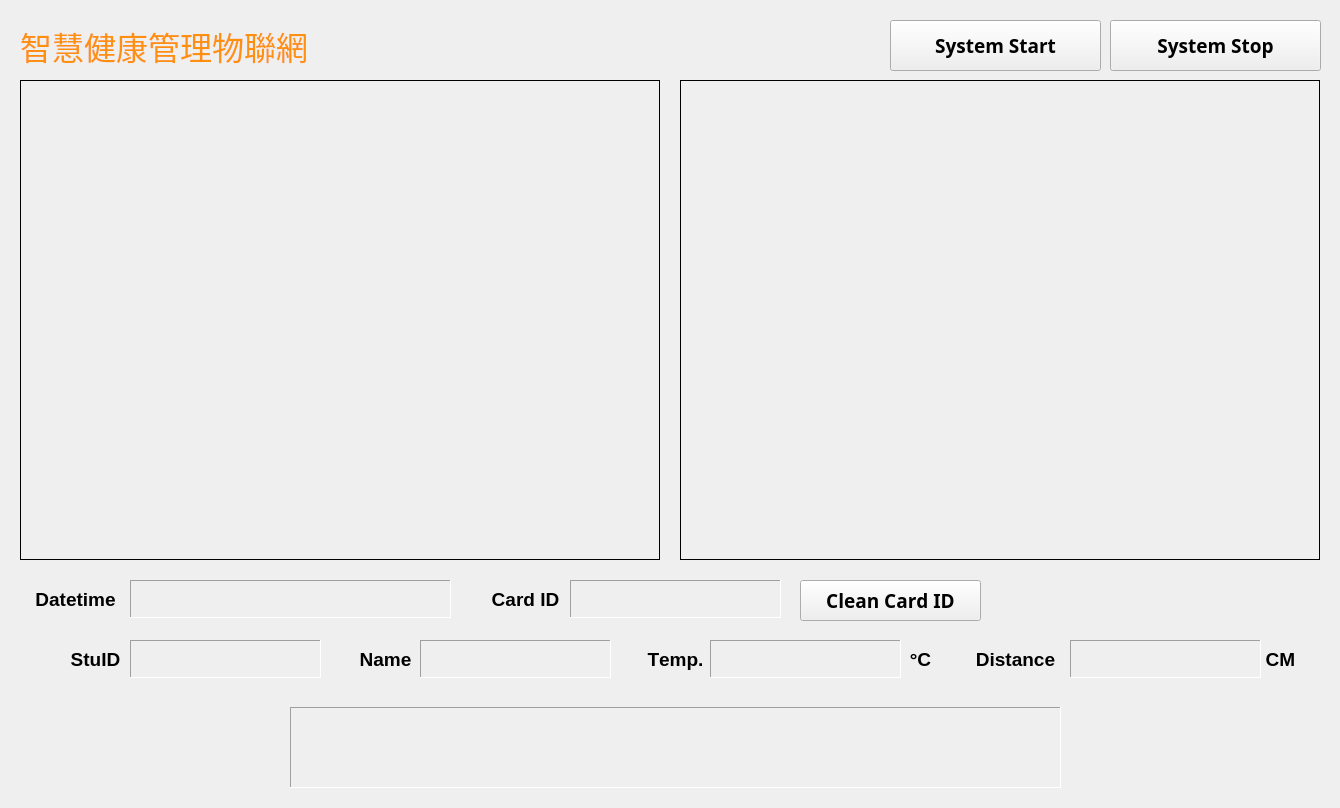
<?xml version="1.0" encoding="UTF-8"?>
<ui version="4.0">
 <class>MainWindow</class>
 <widget class="QMainWindow" name="MainWindow">
  <property name="geometry">
   <rect>
    <x>0</x>
    <y>0</y>
    <width>1340</width>
    <height>808</height>
   </rect>
  </property>
  <property name="font">
   <font>
    <family>Arial</family>
    <pointsize>20</pointsize>
    <weight>75</weight>
    <bold>true</bold>
    <kerning>false</kerning>
   </font>
  </property>
  <property name="windowTitle">
   <string>IHMIoTSystam</string>
  </property>
  <property name="windowIcon">
   <iconset>
    <normaloff>ESDL_lab_softwareicon.ico</normaloff>ESDL_lab_softwareicon.ico</iconset>
  </property>
  <widget class="QWidget" name="centralwidget">
   <widget class="QPushButton" name="stopBTN">
    <property name="geometry">
     <rect>
      <x>1110</x>
      <y>20</y>
      <width>211</width>
      <height>51</height>
     </rect>
    </property>
    <property name="font">
     <font>
      <family>微軟正黑體</family>
      <pointsize>14</pointsize>
      <weight>75</weight>
      <bold>true</bold>
     </font>
    </property>
    <property name="text">
     <string>System Stop</string>
    </property>
   </widget>
   <widget class="QLabel" name="realtimelabel">
    <property name="geometry">
     <rect>
      <x>20</x>
      <y>80</y>
      <width>640</width>
      <height>480</height>
     </rect>
    </property>
    <property name="font">
     <font>
      <weight>50</weight>
      <bold>false</bold>
     </font>
    </property>
    <property name="frameShape">
     <enum>QFrame::Box</enum>
    </property>
    <property name="text">
     <string/>
    </property>
    <property name="alignment">
     <set>Qt::AlignCenter</set>
    </property>
    <property name="margin">
     <number>0</number>
    </property>
   </widget>
   <widget class="QLabel" name="datetimetilte">
    <property name="geometry">
     <rect>
      <x>20</x>
      <y>580</y>
      <width>111</width>
      <height>38</height>
     </rect>
    </property>
    <property name="font">
     <font>
      <family>Arial</family>
      <pointsize>14</pointsize>
      <weight>75</weight>
      <bold>true</bold>
     </font>
    </property>
    <property name="styleSheet">
     <string notr="true">
color: rgb(0,0,0);</string>
    </property>
    <property name="text">
     <string>Datetime</string>
    </property>
    <property name="alignment">
     <set>Qt::AlignCenter</set>
    </property>
   </widget>
   <widget class="QLabel" name="datetime">
    <property name="geometry">
     <rect>
      <x>130</x>
      <y>580</y>
      <width>321</width>
      <height>38</height>
     </rect>
    </property>
    <property name="font">
     <font>
      <family>Arial</family>
      <pointsize>14</pointsize>
      <weight>75</weight>
      <bold>true</bold>
     </font>
    </property>
    <property name="autoFillBackground">
     <bool>false</bool>
    </property>
    <property name="styleSheet">
     <string notr="true">color: rgb(0, 170, 0);</string>
    </property>
    <property name="frameShape">
     <enum>QFrame::Panel</enum>
    </property>
    <property name="frameShadow">
     <enum>QFrame::Sunken</enum>
    </property>
    <property name="midLineWidth">
     <number>0</number>
    </property>
    <property name="text">
     <string/>
    </property>
    <property name="alignment">
     <set>Qt::AlignRight|Qt::AlignTrailing|Qt::AlignVCenter</set>
    </property>
   </widget>
   <widget class="QLabel" name="systemtitle">
    <property name="geometry">
     <rect>
      <x>20</x>
      <y>20</y>
      <width>421</width>
      <height>51</height>
     </rect>
    </property>
    <property name="font">
     <font>
      <family>微軟正黑體</family>
      <pointsize>24</pointsize>
      <weight>50</weight>
      <bold>false</bold>
      <kerning>false</kerning>
     </font>
    </property>
    <property name="styleSheet">
     <string notr="true">color: rgb(255, 143, 14);</string>
    </property>
    <property name="text">
     <string>智慧健康管理物聯網</string>
    </property>
    <property name="alignment">
     <set>Qt::AlignLeading|Qt::AlignLeft|Qt::AlignVCenter</set>
    </property>
   </widget>
   <widget class="QLabel" name="maskdetectorlabel">
    <property name="geometry">
     <rect>
      <x>680</x>
      <y>80</y>
      <width>640</width>
      <height>480</height>
     </rect>
    </property>
    <property name="font">
     <font>
      <weight>50</weight>
      <bold>false</bold>
     </font>
    </property>
    <property name="frameShape">
     <enum>QFrame::Box</enum>
    </property>
    <property name="text">
     <string/>
    </property>
    <property name="alignment">
     <set>Qt::AlignCenter</set>
    </property>
    <property name="margin">
     <number>0</number>
    </property>
   </widget>
   <widget class="QLabel" name="Distancetitle">
    <property name="geometry">
     <rect>
      <x>960</x>
      <y>640</y>
      <width>111</width>
      <height>38</height>
     </rect>
    </property>
    <property name="font">
     <font>
      <family>Arial</family>
      <pointsize>14</pointsize>
      <weight>75</weight>
      <bold>true</bold>
     </font>
    </property>
    <property name="styleSheet">
     <string notr="true">
color: rgb(0,0,0);</string>
    </property>
    <property name="text">
     <string>Distance</string>
    </property>
    <property name="alignment">
     <set>Qt::AlignCenter</set>
    </property>
   </widget>
   <widget class="QLabel" name="distance">
    <property name="geometry">
     <rect>
      <x>1070</x>
      <y>640</y>
      <width>191</width>
      <height>38</height>
     </rect>
    </property>
    <property name="font">
     <font>
      <family>Arial</family>
      <pointsize>14</pointsize>
      <weight>75</weight>
      <bold>true</bold>
     </font>
    </property>
    <property name="autoFillBackground">
     <bool>false</bool>
    </property>
    <property name="styleSheet">
     <string notr="true">color: rgb(0, 170, 0);</string>
    </property>
    <property name="frameShape">
     <enum>QFrame::Panel</enum>
    </property>
    <property name="frameShadow">
     <enum>QFrame::Sunken</enum>
    </property>
    <property name="midLineWidth">
     <number>0</number>
    </property>
    <property name="text">
     <string/>
    </property>
    <property name="alignment">
     <set>Qt::AlignRight|Qt::AlignTrailing|Qt::AlignVCenter</set>
    </property>
   </widget>
   <widget class="QLabel" name="ID">
    <property name="geometry">
     <rect>
      <x>570</x>
      <y>580</y>
      <width>211</width>
      <height>38</height>
     </rect>
    </property>
    <property name="font">
     <font>
      <family>Arial</family>
      <pointsize>14</pointsize>
      <weight>75</weight>
      <bold>true</bold>
     </font>
    </property>
    <property name="autoFillBackground">
     <bool>false</bool>
    </property>
    <property name="styleSheet">
     <string notr="true">color: rgb(0, 170, 0);</string>
    </property>
    <property name="frameShape">
     <enum>QFrame::Panel</enum>
    </property>
    <property name="frameShadow">
     <enum>QFrame::Sunken</enum>
    </property>
    <property name="midLineWidth">
     <number>0</number>
    </property>
    <property name="text">
     <string/>
    </property>
    <property name="alignment">
     <set>Qt::AlignRight|Qt::AlignTrailing|Qt::AlignVCenter</set>
    </property>
   </widget>
   <widget class="QLabel" name="CardIDtitle">
    <property name="geometry">
     <rect>
      <x>470</x>
      <y>580</y>
      <width>111</width>
      <height>38</height>
     </rect>
    </property>
    <property name="font">
     <font>
      <family>Arial</family>
      <pointsize>14</pointsize>
      <weight>75</weight>
      <bold>true</bold>
     </font>
    </property>
    <property name="styleSheet">
     <string notr="true">
color: rgb(0,0,0);</string>
    </property>
    <property name="text">
     <string>Card ID</string>
    </property>
    <property name="alignment">
     <set>Qt::AlignCenter</set>
    </property>
   </widget>
   <widget class="QLabel" name="name">
    <property name="geometry">
     <rect>
      <x>420</x>
      <y>640</y>
      <width>191</width>
      <height>38</height>
     </rect>
    </property>
    <property name="font">
     <font>
      <family>Arial</family>
      <pointsize>14</pointsize>
      <weight>75</weight>
      <bold>true</bold>
     </font>
    </property>
    <property name="autoFillBackground">
     <bool>false</bool>
    </property>
    <property name="styleSheet">
     <string notr="true">color: rgb(0, 170, 0);</string>
    </property>
    <property name="frameShape">
     <enum>QFrame::Panel</enum>
    </property>
    <property name="frameShadow">
     <enum>QFrame::Sunken</enum>
    </property>
    <property name="midLineWidth">
     <number>0</number>
    </property>
    <property name="text">
     <string/>
    </property>
    <property name="alignment">
     <set>Qt::AlignRight|Qt::AlignTrailing|Qt::AlignVCenter</set>
    </property>
   </widget>
   <widget class="QLabel" name="Nametitle">
    <property name="geometry">
     <rect>
      <x>330</x>
      <y>640</y>
      <width>111</width>
      <height>38</height>
     </rect>
    </property>
    <property name="font">
     <font>
      <family>Arial</family>
      <pointsize>14</pointsize>
      <weight>75</weight>
      <bold>true</bold>
     </font>
    </property>
    <property name="styleSheet">
     <string notr="true">
color: rgb(0,0,0);</string>
    </property>
    <property name="text">
     <string>Name</string>
    </property>
    <property name="alignment">
     <set>Qt::AlignCenter</set>
    </property>
   </widget>
   <widget class="QLabel" name="temperature">
    <property name="geometry">
     <rect>
      <x>710</x>
      <y>640</y>
      <width>191</width>
      <height>38</height>
     </rect>
    </property>
    <property name="font">
     <font>
      <family>Arial</family>
      <pointsize>14</pointsize>
      <weight>75</weight>
      <bold>true</bold>
     </font>
    </property>
    <property name="autoFillBackground">
     <bool>false</bool>
    </property>
    <property name="styleSheet">
     <string notr="true">color: rgb(0, 170, 0);</string>
    </property>
    <property name="frameShape">
     <enum>QFrame::Panel</enum>
    </property>
    <property name="frameShadow">
     <enum>QFrame::Sunken</enum>
    </property>
    <property name="midLineWidth">
     <number>0</number>
    </property>
    <property name="text">
     <string/>
    </property>
    <property name="alignment">
     <set>Qt::AlignRight|Qt::AlignTrailing|Qt::AlignVCenter</set>
    </property>
   </widget>
   <widget class="QLabel" name="Temptitle">
    <property name="geometry">
     <rect>
      <x>620</x>
      <y>640</y>
      <width>111</width>
      <height>38</height>
     </rect>
    </property>
    <property name="font">
     <font>
      <family>Arial</family>
      <pointsize>14</pointsize>
      <weight>75</weight>
      <bold>true</bold>
     </font>
    </property>
    <property name="styleSheet">
     <string notr="true">
color: rgb(0,0,0);</string>
    </property>
    <property name="text">
     <string>Temp.</string>
    </property>
    <property name="alignment">
     <set>Qt::AlignCenter</set>
    </property>
   </widget>
   <widget class="QPushButton" name="startBTN">
    <property name="geometry">
     <rect>
      <x>890</x>
      <y>20</y>
      <width>211</width>
      <height>51</height>
     </rect>
    </property>
    <property name="font">
     <font>
      <family>微軟正黑體</family>
      <pointsize>14</pointsize>
      <weight>75</weight>
      <bold>true</bold>
     </font>
    </property>
    <property name="text">
     <string>System Start</string>
    </property>
   </widget>
   <widget class="QLabel" name="StuIDtitle">
    <property name="geometry">
     <rect>
      <x>40</x>
      <y>640</y>
      <width>111</width>
      <height>38</height>
     </rect>
    </property>
    <property name="font">
     <font>
      <family>Arial</family>
      <pointsize>14</pointsize>
      <weight>75</weight>
      <bold>true</bold>
     </font>
    </property>
    <property name="styleSheet">
     <string notr="true">
color: rgb(0,0,0);</string>
    </property>
    <property name="text">
     <string>StuID</string>
    </property>
    <property name="alignment">
     <set>Qt::AlignCenter</set>
    </property>
   </widget>
   <widget class="QLabel" name="StuID">
    <property name="geometry">
     <rect>
      <x>130</x>
      <y>640</y>
      <width>191</width>
      <height>38</height>
     </rect>
    </property>
    <property name="font">
     <font>
      <family>Arial</family>
      <pointsize>14</pointsize>
      <weight>75</weight>
      <bold>true</bold>
     </font>
    </property>
    <property name="autoFillBackground">
     <bool>false</bool>
    </property>
    <property name="styleSheet">
     <string notr="true">color: rgb(0, 170, 0);</string>
    </property>
    <property name="frameShape">
     <enum>QFrame::Panel</enum>
    </property>
    <property name="frameShadow">
     <enum>QFrame::Sunken</enum>
    </property>
    <property name="midLineWidth">
     <number>0</number>
    </property>
    <property name="text">
     <string/>
    </property>
    <property name="alignment">
     <set>Qt::AlignRight|Qt::AlignTrailing|Qt::AlignVCenter</set>
    </property>
   </widget>
   <widget class="QLabel" name="Tempdegreetitle">
    <property name="geometry">
     <rect>
      <x>900</x>
      <y>640</y>
      <width>41</width>
      <height>38</height>
     </rect>
    </property>
    <property name="font">
     <font>
      <family>Arial</family>
      <pointsize>14</pointsize>
      <weight>75</weight>
      <bold>true</bold>
     </font>
    </property>
    <property name="styleSheet">
     <string notr="true">
color: rgb(0,0,0);</string>
    </property>
    <property name="text">
     <string>°C</string>
    </property>
    <property name="alignment">
     <set>Qt::AlignCenter</set>
    </property>
   </widget>
   <widget class="QLabel" name="distunittitle">
    <property name="geometry">
     <rect>
      <x>1260</x>
      <y>640</y>
      <width>41</width>
      <height>38</height>
     </rect>
    </property>
    <property name="font">
     <font>
      <family>Arial</family>
      <pointsize>14</pointsize>
      <weight>75</weight>
      <bold>true</bold>
     </font>
    </property>
    <property name="styleSheet">
     <string notr="true">
color: rgb(0,0,0);</string>
    </property>
    <property name="text">
     <string>CM</string>
    </property>
    <property name="alignment">
     <set>Qt::AlignCenter</set>
    </property>
   </widget>
   <widget class="QLabel" name="Info">
    <property name="geometry">
     <rect>
      <x>290</x>
      <y>707</y>
      <width>771</width>
      <height>81</height>
     </rect>
    </property>
    <property name="font">
     <font>
      <family>Arial</family>
      <pointsize>25</pointsize>
      <weight>75</weight>
      <bold>true</bold>
     </font>
    </property>
    <property name="autoFillBackground">
     <bool>false</bool>
    </property>
    <property name="styleSheet">
     <string notr="true">color: rgb(255, 255, 0)</string>
    </property>
    <property name="frameShape">
     <enum>QFrame::Panel</enum>
    </property>
    <property name="frameShadow">
     <enum>QFrame::Sunken</enum>
    </property>
    <property name="midLineWidth">
     <number>0</number>
    </property>
    <property name="text">
     <string/>
    </property>
    <property name="alignment">
     <set>Qt::AlignCenter</set>
    </property>
    <property name="wordWrap">
     <bool>false</bool>
    </property>
   </widget>
   <widget class="QPushButton" name="cleancardidBTN">
    <property name="geometry">
     <rect>
      <x>800</x>
      <y>580</y>
      <width>181</width>
      <height>41</height>
     </rect>
    </property>
    <property name="font">
     <font>
      <family>微軟正黑體</family>
      <pointsize>14</pointsize>
      <weight>75</weight>
      <bold>true</bold>
     </font>
    </property>
    <property name="text">
     <string>Clean Card ID</string>
    </property>
   </widget>
  </widget>
 </widget>
 <resources/>
 <connections/>
</ui>
